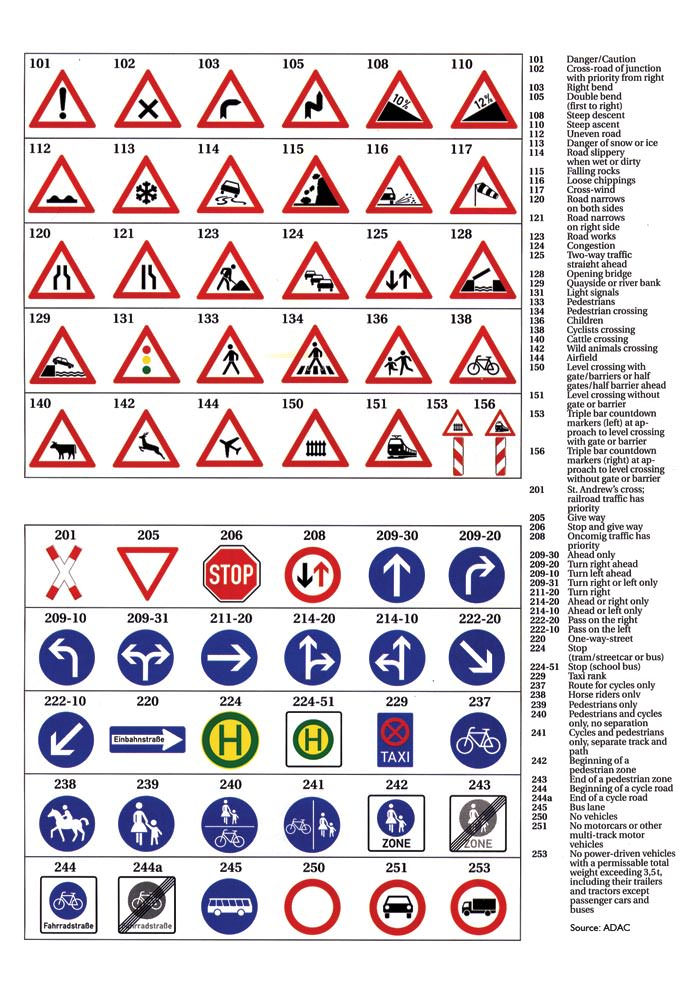
#> input picture german_road_signs.jpg, 700 x 993 px
$ python -i german_traffic_sign_dataset.py   (imports and definitions only)
#> lines starting #> are read from the running program, lines starting #| are printed output that depends on the picture
#> further down, picture is the input picture: shape (993, 700, 3); mean B, G, R 216.6, 213.1, 222.6
import pickle
from sklearn.model_selection import train_test_split
import numpy as np
import cv2
import os
import csv


class GermanTrafficSignDataset:
    """
    This class contains the following mechanisms:

       1. #configure - Trains a new network from the original traffic sign dataset
       2. #persist   - Saves a training, validation and test set after training a network
       3. #restore   - Restores a serialized training, validation and test set via to feed into another network
       4. Passing an instance of this class to print() prints some hueristics about the dataset.
    """

    # [296 lines left out: functions __init__, configure, restore, next_batch, persist, __restore and 9 more, not called in this run]


class TrainedDataMarshaler:
    # Save the data for easy access
    # [33 lines left out: functions save_data, reload_data, not called in this run]


import matplotlib.pyplot as plt
import matplotlib.image as mpimg
import matplotlib.gridspec as gridspec


class ImagePlotter:
    # [24 lines left out: functions plot_image, plot_images, not called in this run]


class ImageTransformer:
    """
    Inspired by several publications by Vivek Yadav one of them from the Udacity Self-Driving Car forums:

    https://carnd-udacity.atlassian.net/wiki/questions/10322627/project-2-unbalanced-data-generating-additional-data-by-jittering-the-original-image
    """

    # [9 lines left out: function jitter_images, not called in this run]

    @staticmethod
    def transform_image(image, ang_range=20, shear_range=10, trans_range=5):
        """
        This method was pulled from Udacity Self-Driving Car forums.

        This function transforms images to generate new images.
        The function takes in following arguments,
        1- Image
        2- ang_range: Range of angles for rotation
        3- shear_range: Range of values to apply affine transform to
        4- trans_range: Range of values to apply translations over.

        A Random uniform distribution is used to generate different parameters for transformation
        """
#> called with ang_range = 20, shear_range = 10, trans_range = 5

        # Rotation

        ang_rot = np.random.uniform(ang_range) - ang_range / 2
        rows, cols, ch = image.shape
#> rows = 993; cols = 700; ch = 3
        Rot_M = cv2.getRotationMatrix2D((cols / 2, rows / 2), ang_rot, 1)

        # Translation
        tr_x = trans_range * np.random.uniform() - trans_range / 2
        tr_y = trans_range * np.random.uniform() - trans_range / 2
        Trans_M = np.float32([[1, 0, tr_x], [0, 1, tr_y]])

        # Shear
        pts1 = np.float32([[5, 5], [20, 5], [5, 20]])

        pt1 = 5 + shear_range * np.random.uniform() - shear_range / 2
        pt2 = 20 + shear_range * np.random.uniform() - shear_range / 2

        pts2 = np.float32([[pt1, 5], [pt2, pt1], [5, pt2]])

        shear_M = cv2.getAffineTransform(pts1, pts2)

        image = cv2.warpAffine(image, Rot_M, (cols, rows))
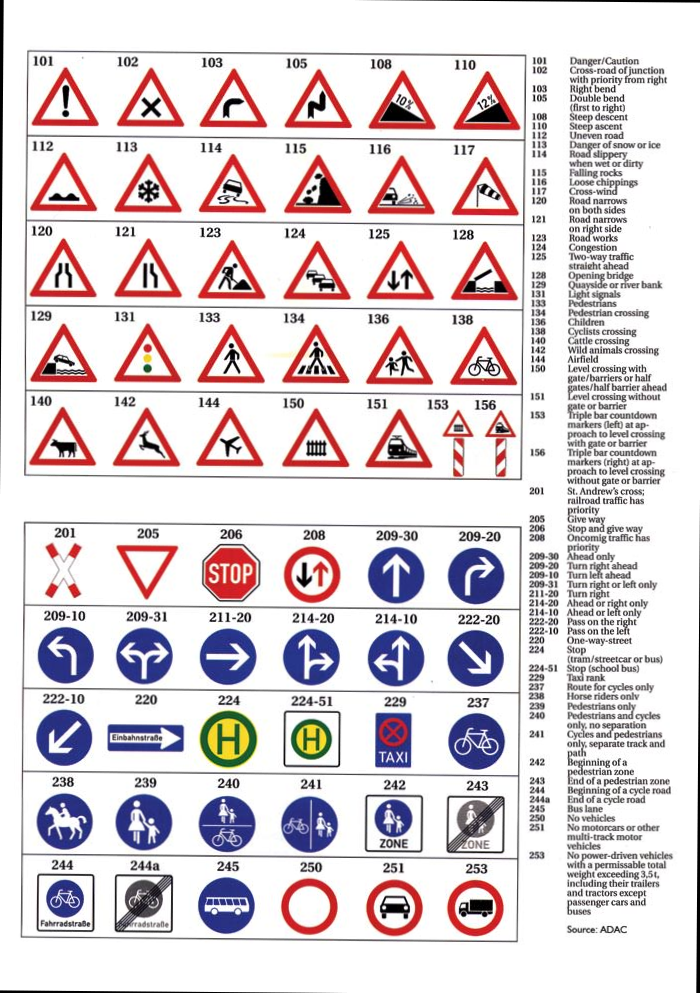
#> image: shape (993, 700, 3); mean of channels 0, 1, 2 215.6, 212.1, 221.6; drawn as B, G, R
        image = cv2.warpAffine(image, Trans_M, (cols, rows))
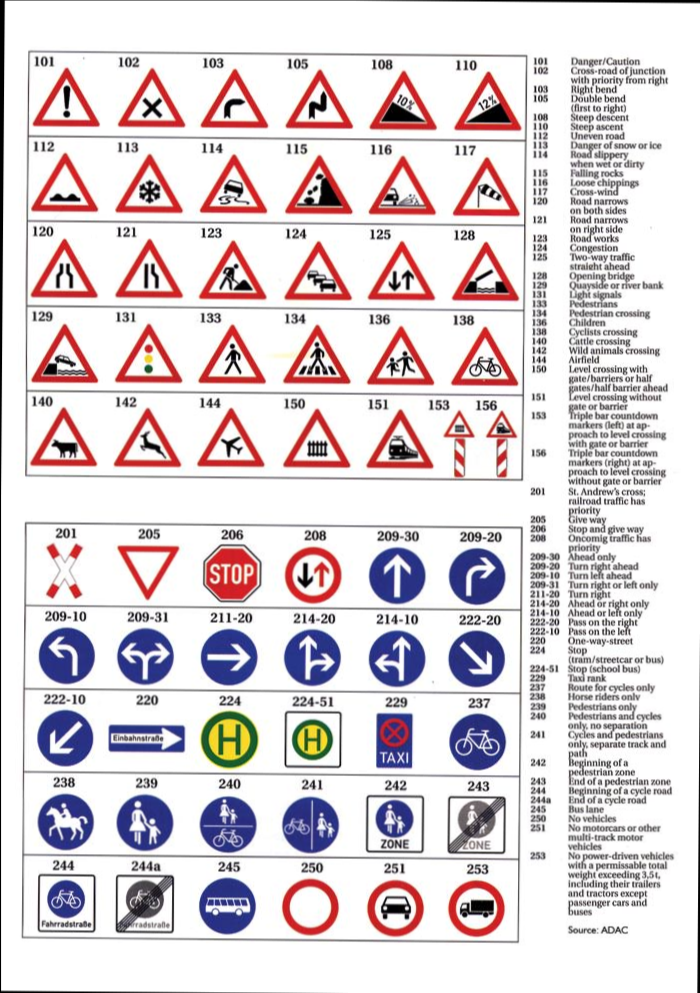
#> image: shape (993, 700, 3); mean of channels 0, 1, 2 215.3, 211.9, 221.3; drawn as B, G, R
        image = cv2.warpAffine(image, shear_M, (cols, rows))
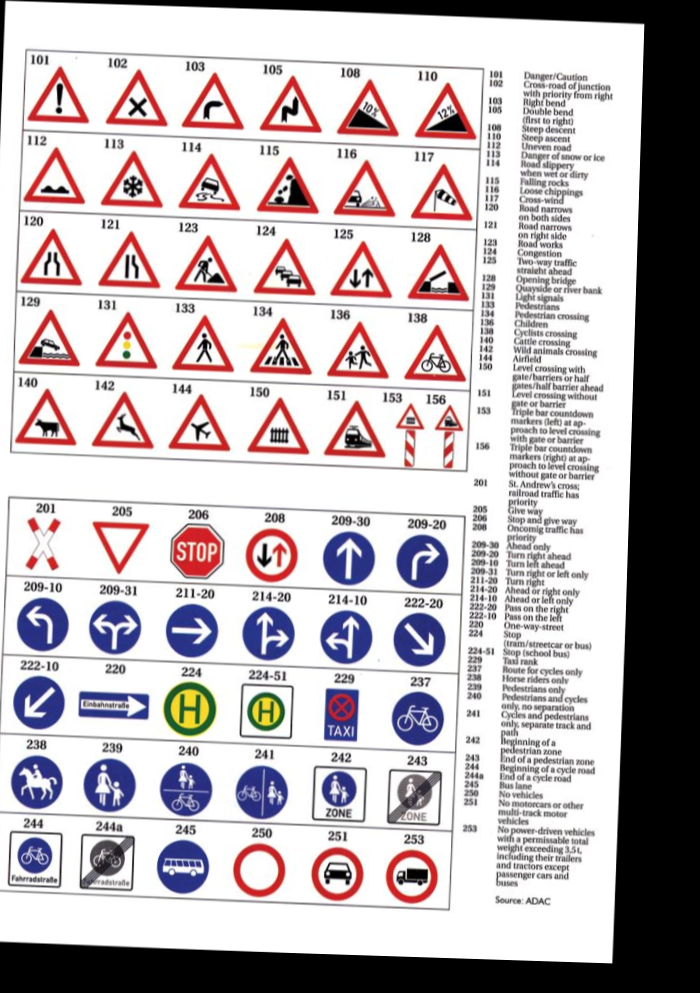
#> image: shape (993, 700, 3); mean of channels 0, 1, 2 183.9, 180.8, 189.1; drawn as B, G, R

        return image

>>> import cv2
>>> picture = cv2.imread('../german_road_signs.jpg')
>>> result = ImageTransformer().transform_image(picture)
